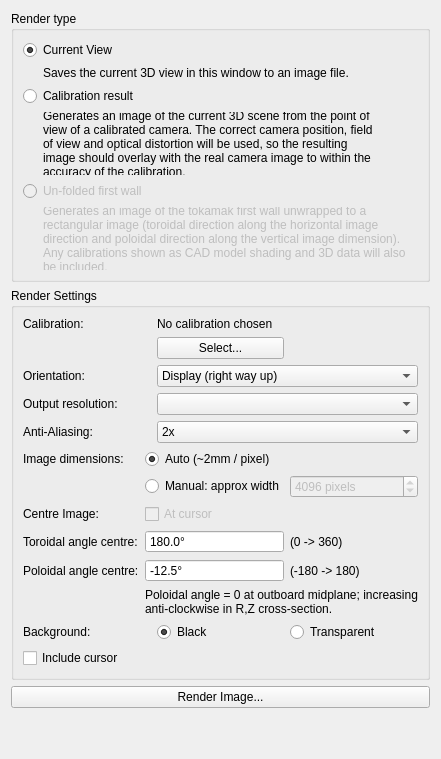
      <widget class="QWidget" name="render_tab">
       <property name="sizePolicy">
        <sizepolicy hsizetype="Minimum" vsizetype="Preferred">
         <horstretch>0</horstretch>
         <verstretch>0</verstretch>
        </sizepolicy>
       </property>
       <attribute name="title">
        <string>Render / Save Image</string>
       </attribute>
       <layout class="QVBoxLayout" name="verticalLayout">
        <item>
         <widget class="QGroupBox" name="groupBox_4">
          <property name="sizePolicy">
           <sizepolicy hsizetype="Minimum" vsizetype="Preferred">
            <horstretch>0</horstretch>
            <verstretch>0</verstretch>
           </sizepolicy>
          </property>
          <property name="title">
           <string>Render type</string>
          </property>
          <layout class="QVBoxLayout" name="verticalLayout_2">
           <item>
            <widget class="QRadioButton" name="render_current_view">
             <property name="text">
              <string>Current View</string>
             </property>
             <property name="checked">
              <bool>true</bool>
             </property>
            </widget>
           </item>
           <item>
            <widget class="QLabel" name="render_current_description">
             <property name="sizePolicy">
              <sizepolicy hsizetype="Minimum" vsizetype="Preferred">
               <horstretch>0</horstretch>
               <verstretch>0</verstretch>
              </sizepolicy>
             </property>
             <property name="maximumSize">
              <size>
               <width>350</width>
               <height>16777215</height>
              </size>
             </property>
             <property name="mouseTracking">
              <bool>true</bool>
             </property>
             <property name="text">
              <string>&lt;html&gt;&lt;head/&gt;&lt;body&gt;&lt;p&gt;Saves the current 3D view in this window to an image file.&lt;/p&gt;&lt;/body&gt;&lt;/html&gt;</string>
             </property>
             <property name="wordWrap">
              <bool>true</bool>
             </property>
             <property name="indent">
              <number>20</number>
             </property>
            </widget>
           </item>
           <item>
            <widget class="QRadioButton" name="render_cam_view">
             <property name="text">
              <string>Calibration result</string>
             </property>
            </widget>
           </item>
           <item>
            <widget class="QLabel" name="render_calib_description">
             <property name="sizePolicy">
              <sizepolicy hsizetype="Minimum" vsizetype="Preferred">
               <horstretch>0</horstretch>
               <verstretch>0</verstretch>
              </sizepolicy>
             </property>
             <property name="maximumSize">
              <size>
               <width>350</width>
               <height>16777215</height>
              </size>
             </property>
             <property name="text">
              <string>Generates an image of the current 3D scene from the point of view of a calibrated camera. The correct camera position, field of view and optical distortion will be used, so the resulting image should overlay with the real camera image to within the accuracy of the calibration.</string>
             </property>
             <property name="scaledContents">
              <bool>false</bool>
             </property>
             <property name="wordWrap">
              <bool>true</bool>
             </property>
             <property name="indent">
              <number>20</number>
             </property>
            </widget>
           </item>
           <item>
            <widget class="QRadioButton" name="render_unfolded_view">
             <property name="enabled">
              <bool>false</bool>
             </property>
             <property name="text">
              <string>Un-folded first wall</string>
             </property>
            </widget>
           </item>
           <item>
            <widget class="QLabel" name="render_unfolded_view_description">
             <property name="enabled">
              <bool>false</bool>
             </property>
             <property name="sizePolicy">
              <sizepolicy hsizetype="Ignored" vsizetype="Preferred">
               <horstretch>0</horstretch>
               <verstretch>0</verstretch>
              </sizepolicy>
             </property>
             <property name="text">
              <string>Generates an image of the tokamak first wall unwrapped to a rectangular image (toroidal direction along the horizontal image direction and poloidal direction along the vertical image dimension). Any calibrations shown as CAD model shading and 3D data will also be included.</string>
             </property>
             <property name="wordWrap">
              <bool>true</bool>
             </property>
             <property name="indent">
              <number>20</number>
             </property>
            </widget>
           </item>
          </layout>
         </widget>
        </item>
        <item>
         <widget class="QGroupBox" name="groupBox_5">
          <property name="sizePolicy">
           <sizepolicy hsizetype="Minimum" vsizetype="Preferred">
            <horstretch>0</horstretch>
            <verstretch>0</verstretch>
           </sizepolicy>
          </property>
          <property name="title">
           <string>Render Settings</string>
          </property>
          <layout class="QGridLayout" name="gridLayout_8">
           <item row="4" column="1" colspan="2">
            <widget class="QComboBox" name="render_aa">
             <property name="sizePolicy">
              <sizepolicy hsizetype="Minimum" vsizetype="Fixed">
               <horstretch>0</horstretch>
               <verstretch>0</verstretch>
              </sizepolicy>
             </property>
             <property name="currentIndex">
              <number>1</number>
             </property>
             <item>
              <property name="text">
               <string>None</string>
              </property>
             </item>
             <item>
              <property name="text">
               <string>2x</string>
              </property>
             </item>
             <item>
              <property name="text">
               <string>3x</string>
              </property>
             </item>
             <item>
              <property name="text">
               <string>4x</string>
              </property>
             </item>
            </widget>
           </item>
           <item row="3" column="1" colspan="2">
            <widget class="QComboBox" name="render_resolution">
             <property name="sizePolicy">
              <sizepolicy hsizetype="Minimum" vsizetype="Fixed">
               <horstretch>0</horstretch>
               <verstretch>0</verstretch>
              </sizepolicy>
             </property>
            </widget>
           </item>
           <item row="11" column="1">
            <widget class="QRadioButton" name="render_bg_black">
             <property name="text">
              <string>Black</string>
             </property>
             <property name="checked">
              <bool>true</bool>
             </property>
            </widget>
           </item>
           <item row="12" column="0">
            <widget class="QCheckBox" name="render_include_cursor">
             <property name="text">
              <string>Include cursor</string>
             </property>
            </widget>
           </item>
           <item row="1" column="1">
            <widget class="QPushButton" name="render_load_button">
             <property name="text">
              <string>Select...</string>
             </property>
            </widget>
           </item>
           <item row="0" column="1" colspan="2">
            <widget class="QLabel" name="render_calib_namelabel">
             <property name="text">
              <string>No calibration chosen</string>
             </property>
            </widget>
           </item>
           <item row="2" column="0">
            <widget class="QLabel" name="render_coords_text">
             <property name="text">
              <string>Orientation:</string>
             </property>
            </widget>
           </item>
           <item row="11" column="2">
            <widget class="QRadioButton" name="render_bg_transparent">
             <property name="text">
              <string>Transparent</string>
             </property>
             <property name="checked">
              <bool>false</bool>
             </property>
            </widget>
           </item>
           <item row="3" column="0">
            <widget class="QLabel" name="render_resolution_label">
             <property name="sizePolicy">
              <sizepolicy hsizetype="Minimum" vsizetype="Preferred">
               <horstretch>0</horstretch>
               <verstretch>0</verstretch>
              </sizepolicy>
             </property>
             <property name="text">
              <string>Output resolution:</string>
             </property>
            </widget>
           </item>
           <item row="11" column="0">
            <widget class="QLabel" name="render_bg_label">
             <property name="sizePolicy">
              <sizepolicy hsizetype="Minimum" vsizetype="Preferred">
               <horstretch>0</horstretch>
               <verstretch>0</verstretch>
              </sizepolicy>
             </property>
             <property name="text">
              <string>Background:</string>
             </property>
            </widget>
           </item>
           <item row="2" column="1" colspan="2">
            <widget class="QComboBox" name="render_coords_combobox">
             <item>
              <property name="text">
               <string>Display (right way up)</string>
              </property>
             </item>
             <item>
              <property name="text">
               <string>Original (as from camera)</string>
              </property>
             </item>
            </widget>
           </item>
           <item row="4" column="0">
            <widget class="QLabel" name="render_aa_label">
             <property name="sizePolicy">
              <sizepolicy hsizetype="Minimum" vsizetype="Preferred">
               <horstretch>0</horstretch>
               <verstretch>0</verstretch>
              </sizepolicy>
             </property>
             <property name="text">
              <string>Anti-Aliasing:</string>
             </property>
            </widget>
           </item>
           <item row="0" column="0">
            <widget class="QLabel" name="rendersettings_calib_label">
             <property name="text">
              <string>Calibration:</string>
             </property>
            </widget>
           </item>
           <item row="6" column="0" colspan="3">
            <widget class="QWidget" name="unfolded_render_settings" native="true">
             <layout class="QGridLayout" name="gridLayout_17">
              <property name="leftMargin">
               <number>0</number>
              </property>
              <property name="topMargin">
               <number>0</number>
              </property>
              <property name="rightMargin">
               <number>0</number>
              </property>
              <property name="bottomMargin">
               <number>0</number>
              </property>
              <item row="4" column="3">
               <widget class="QLabel" name="toroidal_centre_text2">
                <property name="enabled">
                 <bool>true</bool>
                </property>
                <property name="text">
                 <string>(0 -&gt; 360)</string>
                </property>
               </widget>
              </item>
              <item row="5" column="0">
               <widget class="QLabel" name="poloidal_centre_text1">
                <property name="enabled">
                 <bool>true</bool>
                </property>
                <property name="text">
                 <string>Poloidal angle centre:</string>
                </property>
               </widget>
              </item>
              <item row="5" column="2">
               <widget class="QDoubleSpinBox" name="poloidal_centre_box">
                <property name="enabled">
                 <bool>true</bool>
                </property>
                <property name="buttonSymbols">
                 <enum>QAbstractSpinBox::NoButtons</enum>
                </property>
                <property name="suffix">
                 <string>°</string>
                </property>
                <property name="decimals">
                 <number>1</number>
                </property>
                <property name="minimum">
                 <double>-180.000000000000000</double>
                </property>
                <property name="maximum">
                 <double>180.000000000000000</double>
                </property>
                <property name="value">
                 <double>-12.500000000000000</double>
                </property>
               </widget>
              </item>
              <item row="6" column="2" colspan="2">
               <widget class="QLabel" name="poloidal_centre_text3">
                <property name="enabled">
                 <bool>true</bool>
                </property>
                <property name="text">
                 <string>Poloidal angle = 0 at outboard midplane; increasing anti-clockwise in R,Z cross-section.</string>
                </property>
                <property name="wordWrap">
                 <bool>true</bool>
                </property>
               </widget>
              </item>
              <item row="3" column="0">
               <widget class="QLabel" name="label_29">
                <property name="text">
                 <string>Centre Image:</string>
                </property>
               </widget>
              </item>
              <item row="5" column="3">
               <widget class="QLabel" name="poloidal_centre_text2">
                <property name="enabled">
                 <bool>true</bool>
                </property>
                <property name="text">
                 <string>(-180 -&gt; 180)</string>
                </property>
               </widget>
              </item>
              <item row="4" column="2">
               <widget class="QDoubleSpinBox" name="toroidal_centre_box">
                <property name="enabled">
                 <bool>true</bool>
                </property>
                <property name="buttonSymbols">
                 <enum>QAbstractSpinBox::NoButtons</enum>
                </property>
                <property name="suffix">
                 <string>°</string>
                </property>
                <property name="decimals">
                 <number>1</number>
                </property>
                <property name="minimum">
                 <double>0.000000000000000</double>
                </property>
                <property name="maximum">
                 <double>360.000000000000000</double>
                </property>
                <property name="value">
                 <double>180.000000000000000</double>
                </property>
               </widget>
              </item>
              <item row="4" column="0">
               <widget class="QLabel" name="toroidal_centre_text1">
                <property name="enabled">
                 <bool>true</bool>
                </property>
                <property name="text">
                 <string>Toroidal angle centre:</string>
                </property>
               </widget>
              </item>
              <item row="1" column="0">
               <widget class="QLabel" name="label_28">
                <property name="text">
                 <string>Image dimensions:</string>
                </property>
               </widget>
              </item>
              <item row="1" column="2">
               <widget class="QRadioButton" name="unfolded_auto_size">
                <property name="text">
                 <string>Auto (~2mm / pixel)</string>
                </property>
                <property name="checked">
                 <bool>true</bool>
                </property>
               </widget>
              </item>
              <item row="2" column="3">
               <widget class="QSpinBox" name="unfolded_w">
                <property name="enabled">
                 <bool>false</bool>
                </property>
                <property name="buttonSymbols">
                 <enum>QAbstractSpinBox::UpDownArrows</enum>
                </property>
                <property name="suffix">
                 <string> pixels </string>
                </property>
                <property name="prefix">
                 <string/>
                </property>
                <property name="minimum">
                 <number>256</number>
                </property>
                <property name="maximum">
                 <number>20480</number>
                </property>
                <property name="singleStep">
                 <number>256</number>
                </property>
                <property name="value">
                 <number>4096</number>
                </property>
               </widget>
              </item>
              <item row="2" column="2">
               <widget class="QRadioButton" name="unfolded_manual_size">
                <property name="text">
                 <string>Manual: approx width</string>
                </property>
               </widget>
              </item>
              <item row="3" column="2" colspan="2">
               <widget class="QCheckBox" name="centre_at_cursor">
                <property name="enabled">
                 <bool>false</bool>
                </property>
                <property name="text">
                 <string>At cursor</string>
                </property>
               </widget>
              </item>
             </layout>
            </widget>
           </item>
          </layout>
         </widget>
        </item>
        <item>
         <widget class="QPushButton" name="render_button">
          <property name="text">
           <string>Render Image...</string>
          </property>
         </widget>
        </item>
        <item>
         <spacer name="verticalSpacer">
          <property name="orientation">
           <enum>Qt::Vertical</enum>
          </property>
          <property name="sizeHint" stdset="0">
           <size>
            <width>20</width>
            <height>40</height>
           </size>
          </property>
         </spacer>
        </item>
       </layout>
      </widget>
